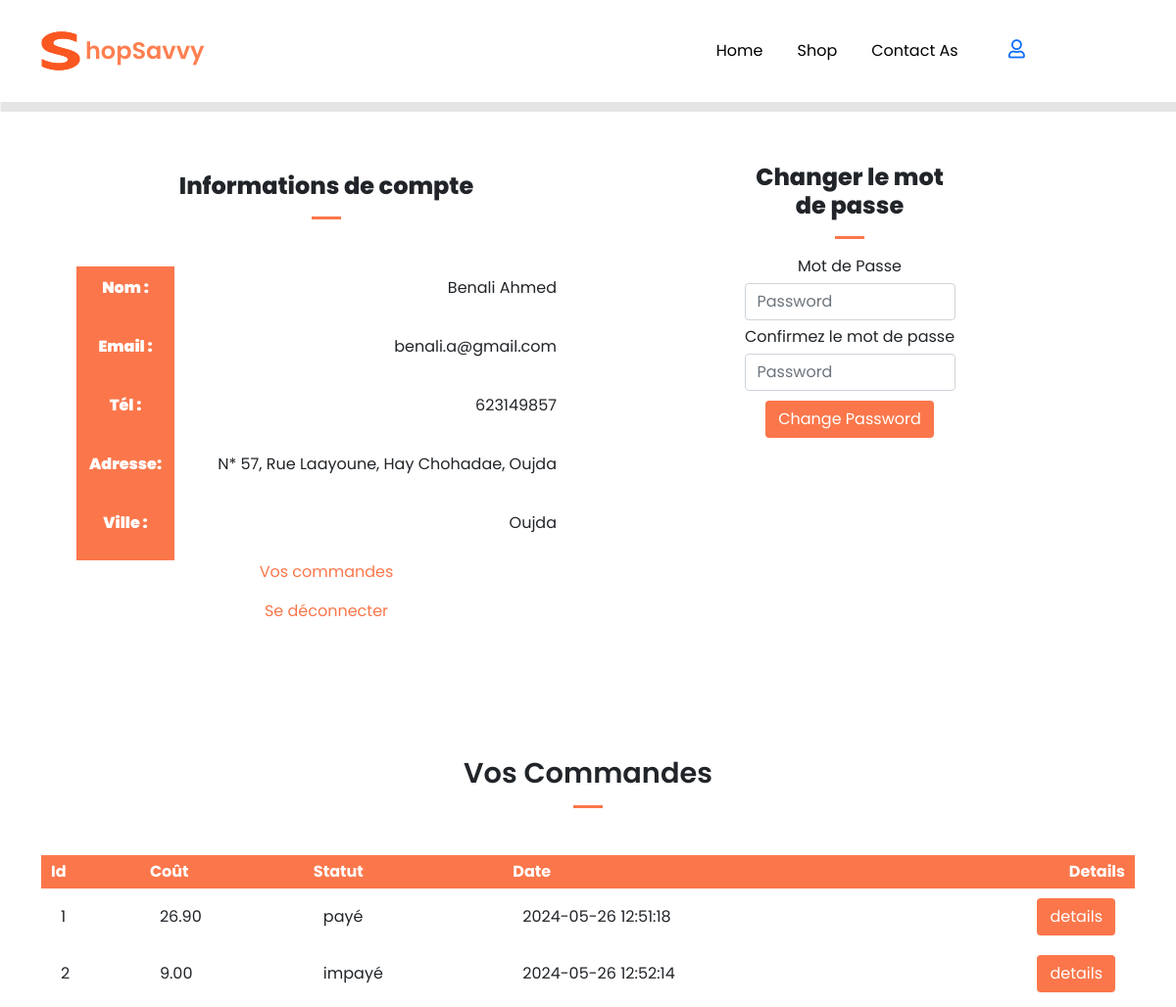
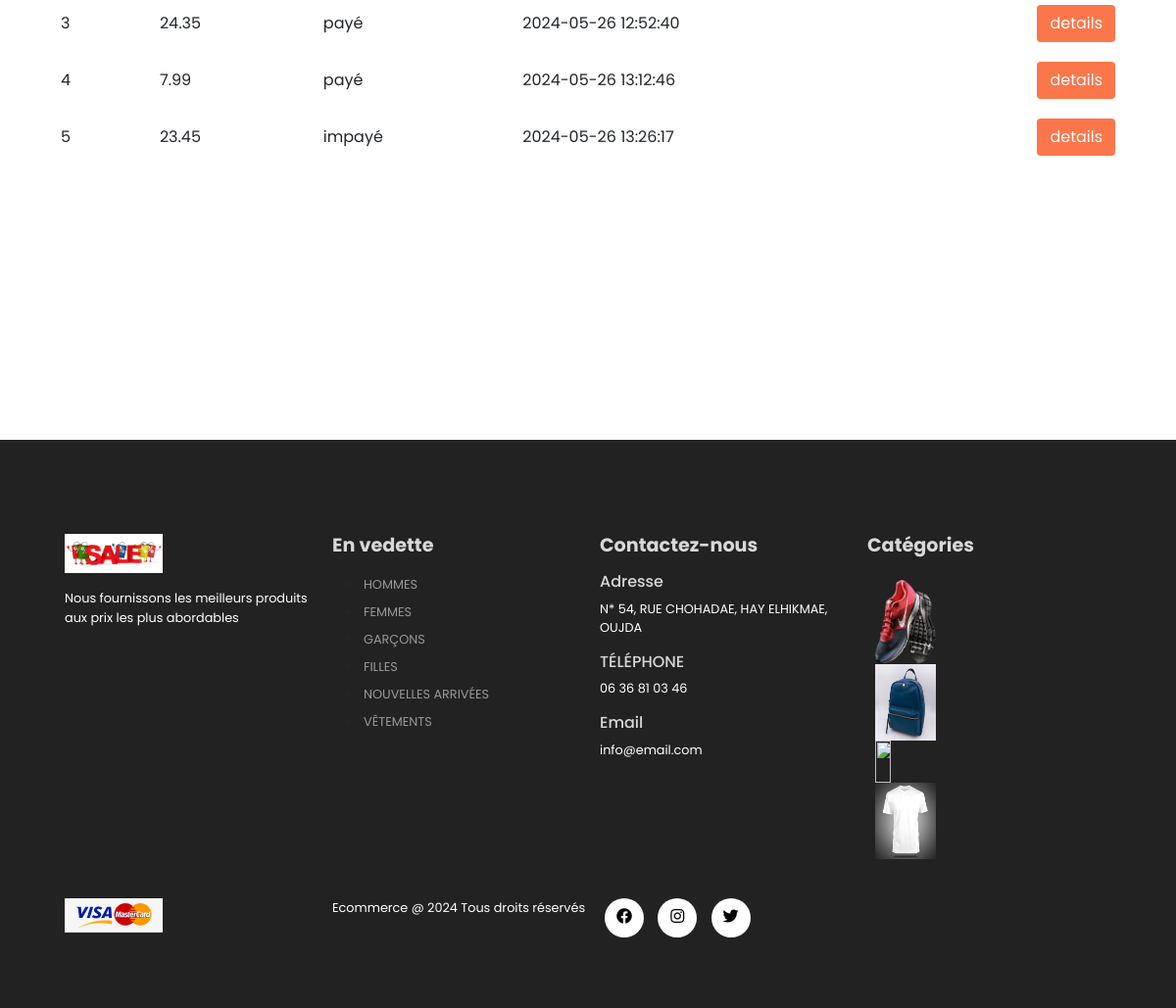
/account.php (signed in), run on the app's committed database (2 pictures, top to bottom).
### tables this page shows
CREATE TABLE `orders` (
  `order_id` int(11) NOT NULL,
  `order_cost` decimal(6,2) NOT NULL,
  `order_status` varchar(100) NOT NULL DEFAULT 'on_hold',
  `user_id` int(11) NOT NULL,
  `user_phone` int(11) NOT NULL,
  `user_city` varchar(255) NOT NULL,
  `user_address` varchar(255) NOT NULL,
  `order_date` datetime NOT NULL DEFAULT current_timestamp()
);

### account.php (the view, shortened to what this page needs)
<?php include('layouts/header.php');?>
<?php
include('server/connection.php');
if(isset($_SESSION['logged_in'])){
  $user_id=$_SESSION['user_id'];
  $stmt=$conn->prepare("SELECT * FROM orders WHERE user_id=? ");
  $stmt->bind_param('i',$user_id);
  $stmt->execute();
  $orders=$stmt->get_result();
}
?>
<section  class="orders container my-5 py-5">
    <div class="row container mx-auto">
        <div class="text-center mt-3 pt-5 col-lg-6 col-md-12 col-sm-12">
            <h3 class="font-weight-bold">Informations de compte</h3>
            <hr class="mx-auto">
            <div class="account-info">
            <table class="mt-5 pt-5">
                <tr><th><p><b>Nom    :</b></th><td><span><?php if(isset($_SESSION['user_name'])){ echo $_SESSION['user_name'];}?></span></p></td></tr>
                <tr><th><p><b>Email  :</b></th><td><span><?php if(isset($_SESSION['user_email'])){ echo $_SESSION['user_email'];}?></span></p></td></tr>
                <tr><th><p><b>Tél    :</b></th><td><span><?php if(isset($_SESSION['user_phone'])){ echo $_SESSION['user_phone'];}?></span></p></td></tr>
                <tr><th><p><b>Adresse:</b></th><td><span><?php if(isset($_SESSION['user_address'])){ echo $_SESSION['user_address'];}?></span></p></td></tr>
                <tr><th><p><b>Ville  :</b></th><td><span><?php if(isset($_SESSION['user_city'])){ echo $_SESSION['user_city'];}?></span></p></td></tr>
                </table>
                <p><a href="#orders" id="orders-btn">Vos commandes</a></p>
                <p><a href="account.php?logout=1" id="logout-btn">Se déconnecter</a></p>
              </div>
        </div>
        <div class="col-lg-6 col-md-12 col-sm-12">
            <form id="account-form" method="POST" action="account.php">
                <h3>Changer le mot de passe</h3>
                <hr class="mx-auto">
                <div class="form-group">
                    <label>Mot de Passe</label>
                    <input type="password" class="form-control" id="account-password" name="password" placeholder="Password" required>
                </div>
                <div class="form-group">
                    <label>Confirmez le mot de passe</label>
                    <input type="password" class="form-control" id="account-password-confirm" name="confirmPassword" placeholder="Password" required>
                </div>
                <div class="form-group">
                    <input type="submit" value="Change Password" name="change_password" class="btn" id="change-pass-btn">
                </div>
            </form>
        </div>
    </div>
</section>
<section id="orders" class="orders container my-5 py-3">
    <div class="container mt-2">
    <h2 class="font-weight-bold text-center">Vos Commandes</h2>
    <hr class="mx-auto">
    </div>
    <table class="mt-5 pt-5">
    <tr>
        <th>Id</th>
        <th>Coût</th>
        <th>Statut</th>
        <th>Date</th>
        <th>Details</th>
    </tr>
    <?php foreach($orders as $row) { ?>
   <tr>
        <td>
        <span><?php echo $row['order_id'];?></span>
        </td>
        <td>
          <span><?php echo $row['order_cost'];?></span>
        </td>
        <td>
          <span><?php echo $row['order_status'];?></span>
        </td>
        <td>
          <span><?php echo $row['order_date'];?></span>
        </td>
        <td>
          <form method="POST" action="order_details.php">
            <input class="btn order-details-btn" name="order_details_btn" type="submit" value="details">
          </form>
        </td>
    </tr>
   <?php } ?>
    </table>
</section>
<?php include('layouts/footer.php');?>

### assets/css/style.css (style rules this page uses)
* { margin: 0; padding: 0; box-sizing: border-box; }
body { font-family: 'Poppins' , sans-serif ; }
h2 { font-size: 1.8rem; font-weight: 600; }
h3 { font-size: 1.5rem; font-weight: 800; }
hr { width: 30px; height: 3px !important; opacity: 1 !important; background-color: #fb774b; }
td:last-child { text-align: right; }
th:last-child { text-align: right; }
#account-form { width: 50%; margin: 35px auto; text-align: center; padding: 20px; }
#account-form input { margin: 5px auto; }
#account-form #change-pass-btn { color: #fff; background-color: #fb774b; }
.account-info #orders-btn,#logout-btn { color: #fb774b; text-decoration: none; }
.orders table { width: 100%; border-collapse: collapse; }
.orders th { padding: 5px 10px; color: #fff; background-color: #fb774b; }
.orders td { padding: 10px 20px; }
.orders .order-details-btn { color: #fff; background-color: #fb774b; }

### data on the page
orders: order_id "1", order_cost "26.90", order_status "payé", order_date "2024-05-26 12:51:18"
orders: order_id "2", order_cost "9.00", order_status "impayé", order_date "2024-05-26 12:52:14"
orders: order_id "3", order_cost "24.35", order_status "payé", order_date "2024-05-26 12:52:40"
orders: order_id "4", order_cost "7.99", order_status "payé", order_date "2024-05-26 13:12:46"
orders: order_id "5", order_cost "23.45", order_status "impayé", order_date "2024-05-26 13:26:17"

### other printed values
$_SESSION['user_name'] "Benali Ahmed"
$_SESSION['user_email'] "benali.a@gmail.com"
$_SESSION['user_phone'] "623149857"
$_SESSION['user_address'] "N* 57, Rue Laayoune, Hay Chohadae, Oujda"
$_SESSION['user_city'] "Oujda"
